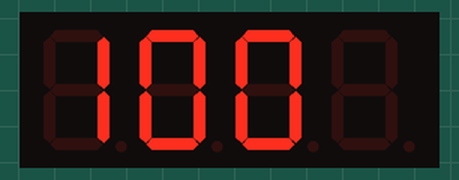
Simulated run of this sketch. Board: Arduino Uno, built with avr-gcc and run on an emulated ATmega328P. On the bench: 4-digit seven-segment display.

Above: at 0.12 s.
At 33.9 s:
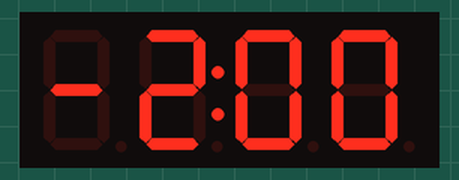
At 36.0 s:
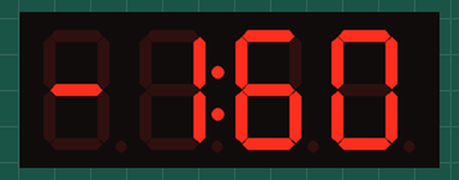
At 37.0 s:
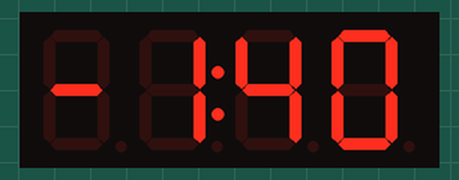
At 38.0 s:
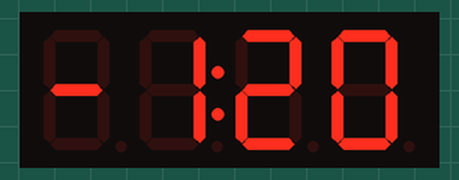
At 39.0 s:
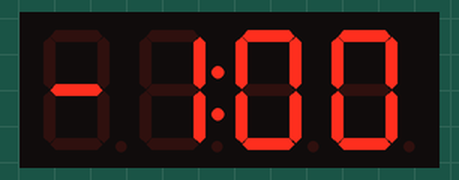

The sketch:

lab1_111.ino
```cpp
#include <TM1637Display.h>
// 1 лаба Вариант 111

#define CLK_PIN 2
#define DIO_PIN 3

TM1637Display display(CLK_PIN, DIO_PIN);

#define LIT_D SEG_B | SEG_C | SEG_D | SEG_E | SEG_G
#define MINUS SEG_G

const uint8_t LETTER_H[] = {0b01110110};
const uint8_t LETTER_E[] = {0b01111001};
const uint8_t LETTER_L[] = {0b00111000};
const uint8_t LETTER_O[] = {0b00111111};
const uint8_t LETTER_N[] = {0b01010100};
const uint8_t LETTER_D[] = {0b00011110};
const uint8_t LETTER_U[] = {0b01111100};
const uint8_t LETTER_F[] = {0b01011100};
const uint8_t LETTER_Q[] = {0b01101111};
const uint8_t LETTER_A[] = {0b01110111};
const uint8_t LETTER_C[] = {0b00111001};
const uint8_t LETTER_K[] = {0b01100110};
const uint8_t LETTER_P[] = {0b01110011};
const uint8_t LETTER_T[] = {0b01111000};
const uint8_t LETTER_R[] = {0b01010000};
const uint8_t LETTER_I[] = {0b00010000};

const uint8_t minus[] = {MINUS};

void setup() {
  display.setBrightness(7); // Установка яркости дисплея (от 0 до 7)
}

void loop() {
  group1_variant1();
  group2_variant1();
  group3_variant1();
}

// Группа 1 - Вариант 1: вывод чисел от -100 до 100 по середине экрана без ведущих нулей с шагом 1 и паузой 0.15 секунд
void group1_variant1() {
  display.clear();
  for (int i = -100; i <= 100; i++) {
    display.showNumberDecEx(i, 0, false, 3, 0); // Вывод числа без ведущих нулей по середине экрана
    delay(150);
  }
}

// Группа 2 - Вариант 1: вывод вещественных чисел от -2 до 2 с шагом 0.2 и паузой 1 секунда
void group2_variant1() {

  float value = -2.0;
  display.clear();
  bool fMinus=false;
  while (round(value*100) <= 200) {
    int intValue = round(value * 100.0); // Округляем значение до целого числа соответствующего шагу 0.2

    if (intValue < 0 && !fMinus) {
        display.setSegments((minus+0));
        fMinus = true;
    }
    else if(intValue >= 0 && fMinus)
    {
      display.clear();
    }
    display.showNumberDecEx(abs(intValue), 0b10000000, true, 3, 1); // Выводим значение на дисплей

    delay(1000); // Пауза на 1 секунду

    value += 0.2;
  }

}

// Группа 3 - Вариант 1: вывод текста "hello node" с задержкой 1 секунда и сдвигом на 1 символ раз в 1 секунду
void group3_variant1() {
  const uint8_t helloNode[] = {0x0, 0x0, 0x0, 0x0, LETTER_H[0], LETTER_E[0], LETTER_L[0], LETTER_L[0], LETTER_O[0], 0x00, LETTER_N[0], LETTER_O[0], LIT_D/*LETTER_D[0]*/, LETTER_E[0], 0x0, 0x0, 0x0};
  int textLength = sizeof(helloNode) / sizeof(helloNode[0]);

  while (true) {
    for (int i = 0; i <= textLength - 4; i++) {
      display.setSegments((helloNode + i)); // Вывод одного символа текста
      delay(1000);
    }
  }
}
```

Measured:
- what the display in image 1 shows lasts 1.0 s, from 33.9 s to 34.9 s
